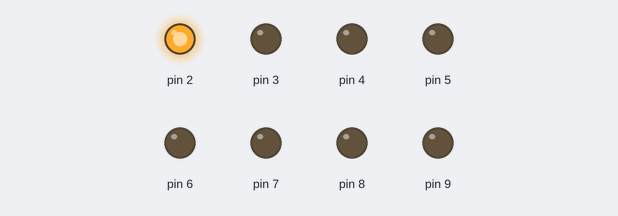
Bench run of a sketch on a simulated Arduino Uno, built with avr-gcc and run on an emulated ATmega328P. Parts: output pins drawn as LEDs (lit = HIGH).

Above: at 0.1 s.
At 6.9 s:
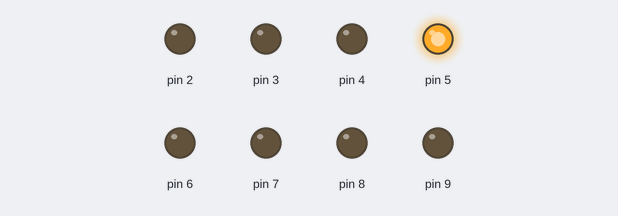
At 13.6 s:
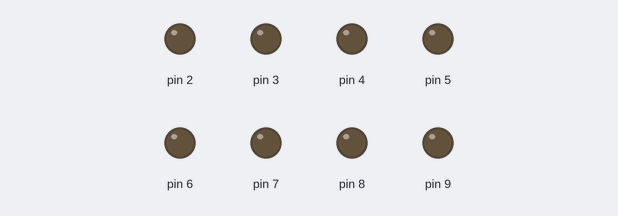
At 26.4 s:
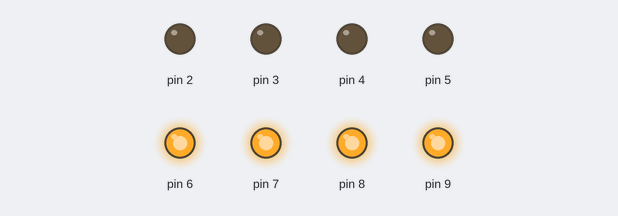
At 26.8 s:
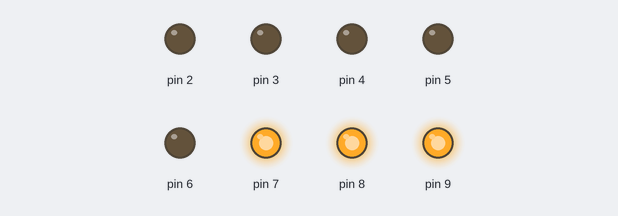
At 33.2 s:
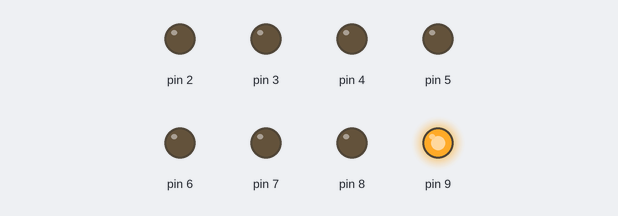
Timing chart, 0 to 40.0 s (numbered marks = the images above):
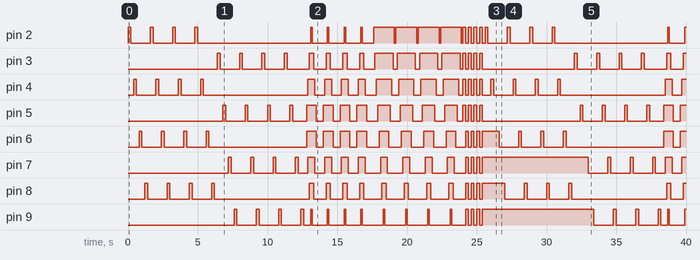

The sketch:

JuegosLed.ino
```cpp
void setup() {
  // put your setup code here, to run once:

for(int i=2;i<=9;i++){ //pines de salida
pinMode(i, OUTPUT);
}
}

void loop() {
  // put your main code here, to run repeatedly:

  for(int a=0;a<=3;a++){
     secuencia0();
     //delay(100);
  }
  for(int b=0;b<=3;b++){
     secuencia1();
     //delay(100);
  }
  for(int c=0;c<=3;c++){
     secuencia2();
     //delay(100);
  }
  for(int d=0;d<=3;d++){
     secuencia3();
     //delay(100);
  }
  for(int e=0;e<=3;e++){
     secuencia4();
    // delay(100);
  }
}

void secuencia0(){
  for (int i=2; i<=9; i=i+2){
    digitalWrite(i,HIGH);
    delay(200);
    digitalWrite(i,LOW);
    delay(200);
  }
}

void secuencia1(){
  for (int i=3; i<=9; i=i+2){
    digitalWrite(i,HIGH);
    delay(200);
    digitalWrite(i,LOW);
    delay(200);
  }
}

void secuencia2(){
  int k=11; // inicializo una variable auxiliar K
  for(int i=6; i<=9;i++){ //leo de 6 a 9
    digitalWrite(i, HIGH); // prendo pin actual
    digitalWrite(k-i, HIGH); // prendo pin de la diferencia 11-6 = 5
    delay(100); //retardo
  }
  for(int i=9; i>=2;i--){ // Al contrario de lo anterior
    digitalWrite(i, LOW);
    digitalWrite(k-i, LOW);
    delay(100);
  }
}

void secuencia3(){
  for(int i=2; i<=9; i++){
    digitalWrite(i,HIGH);
    delay(100);
  }
  for(int i=9; i>=2;i--){
    digitalWrite(i,LOW);
    delay(100);
  }
}

void secuencia4(){
  int k=11;
  for(int i=2; i<=5;i++){
    digitalWrite(i,HIGH);
    digitalWrite(k-i,LOW);
  }
   delay(200);
  for(int i=2; i<=5;i++){
    digitalWrite(i,LOW);
    digitalWrite(k-i,HIGH);
  }
   delay(200);
}
```

Measured:
- by itself, pin 2: LOW → HIGH at 0.00 s, → LOW 0.20 s later, → HIGH 1.4 s later, → LOW 0.20 s later, … (43 changes in this stretch)
- by itself, pin 3: LOW → HIGH at 6.4 s, → LOW 0.20 s later, → HIGH 1.4 s later, → LOW 0.20 s later, … (43 changes in this stretch)
- by itself, pin 4: LOW → HIGH at 0.40 s, → LOW 0.20 s later, → HIGH 1.4 s later, → LOW 0.20 s later, … (43 changes in this stretch)
- by itself, pin 5: LOW → HIGH at 6.8 s, → LOW 0.20 s later, → HIGH 1.4 s later, → LOW 0.20 s later, … (43 changes in this stretch)
- by itself, pin 6: LOW → HIGH at 0.80 s, → LOW 0.20 s later, → HIGH 1.4 s later, → LOW 0.20 s later, … (41 changes in this stretch)
- by itself, pin 7: LOW → HIGH at 7.2 s, → LOW 0.20 s later, → HIGH 1.4 s later, → LOW 0.20 s later, … (41 changes in this stretch)
- by itself, pin 8: LOW → HIGH at 1.2 s, → LOW 0.20 s later, → HIGH 1.4 s later, → LOW 0.20 s later, … (41 changes in this stretch)
- by itself, pin 9: LOW → HIGH at 7.6 s, → LOW 0.20 s later, → HIGH 1.4 s later, → LOW 0.20 s later, … (41 changes in this stretch)
